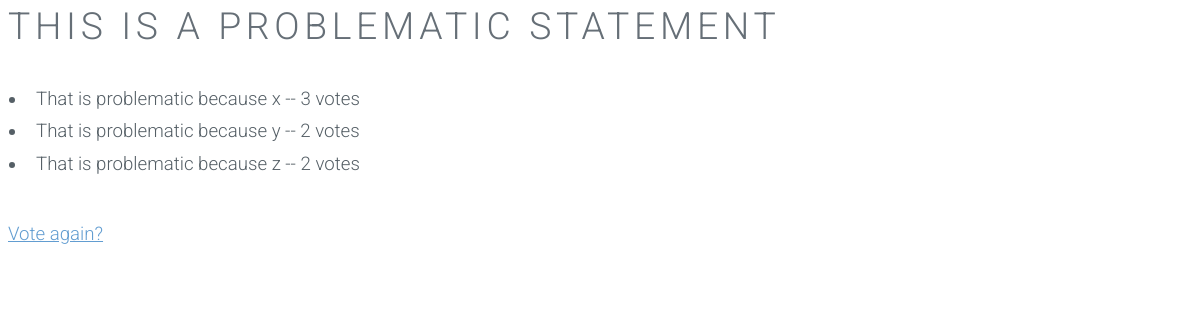
The app's page /polls/1/results/, older data.
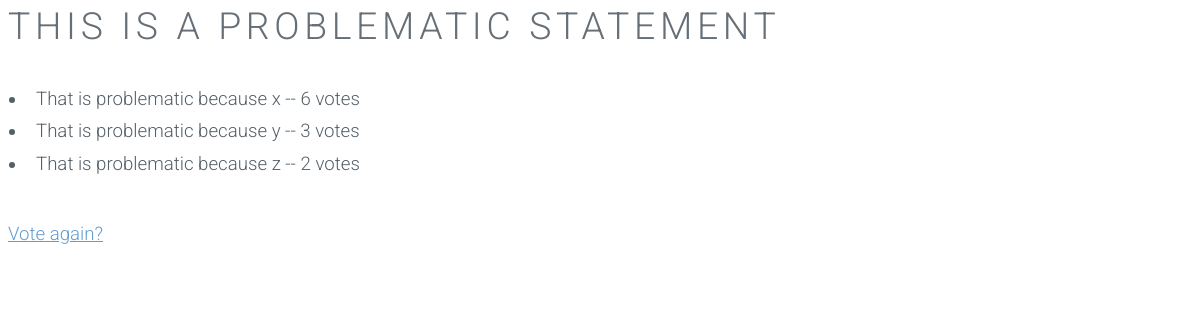
The same page, newer data.
### polls/models.py (models this page shows, shortened)
class Choice(models.Model):
    choice_text = models.CharField(max_length=200)
    votes = models.IntegerField(default=0)
    comment = models.ForeignKey(Comment, on_delete=models.CASCADE)

### polls/views.py (the view)
# urls.py: url(r'^(?P<pk>[0-9]+)/results/$', views.ResultsView.as_view(), name='results'),
class ResultsView(generic.DetailView):
    model = Comment
    template_name = 'polls/results.html'

### polls/templates/polls/results.html
{% load static %}
<link rel="stylesheet" type="text/css" href="{% static 'polls/style.css' %}" />
<h1>{{ comment.comment_text }}</h1>
<ul>
{% for choice in comment.choice_set.all %}
    <li>{{ choice.choice_text }} -- {{ choice.votes }} vote{{ choice.votes|pluralize }}</li>
{% endfor %}
</ul>
<a href="{% url 'polls:detail' comment.id %}">Vote again?</a>

Row changes from the older to the newer data that the page shows:
changed Choice "That is problematic because x": votes "3" → "6"
changed Choice "That is problematic because y": votes "2" → "3"
